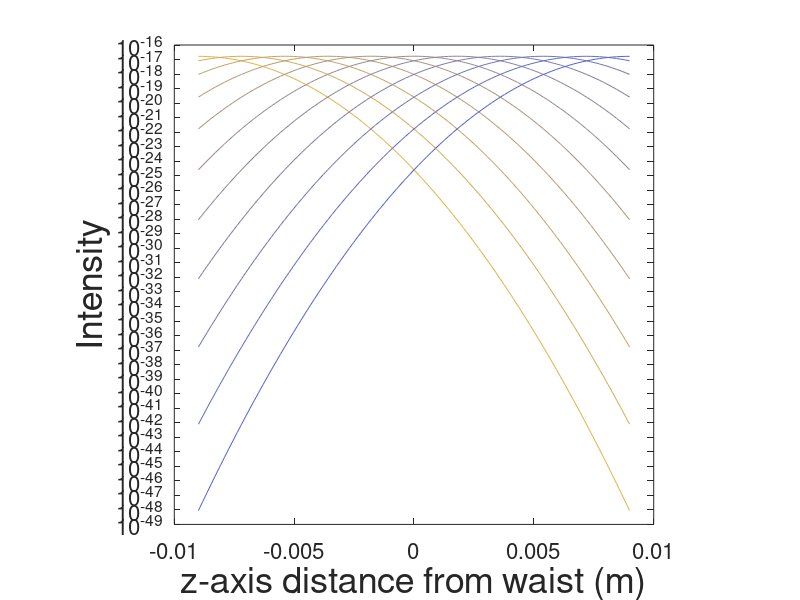
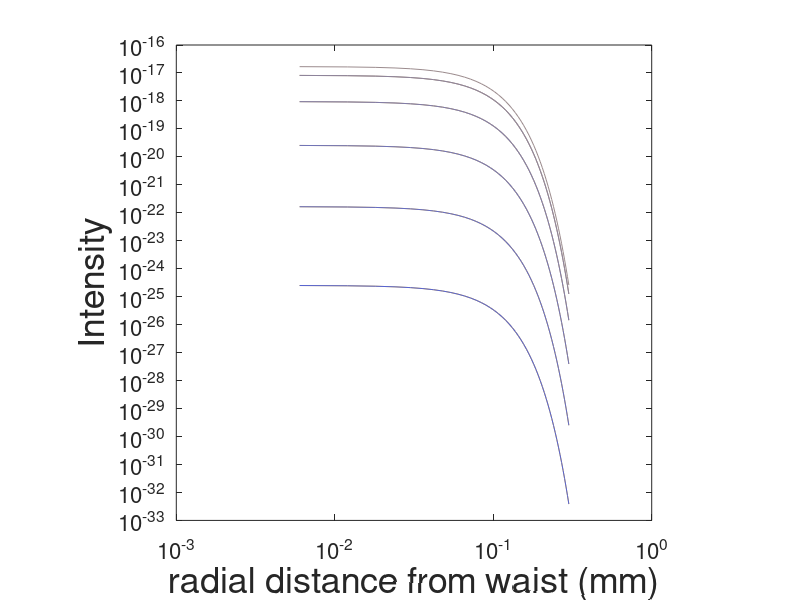
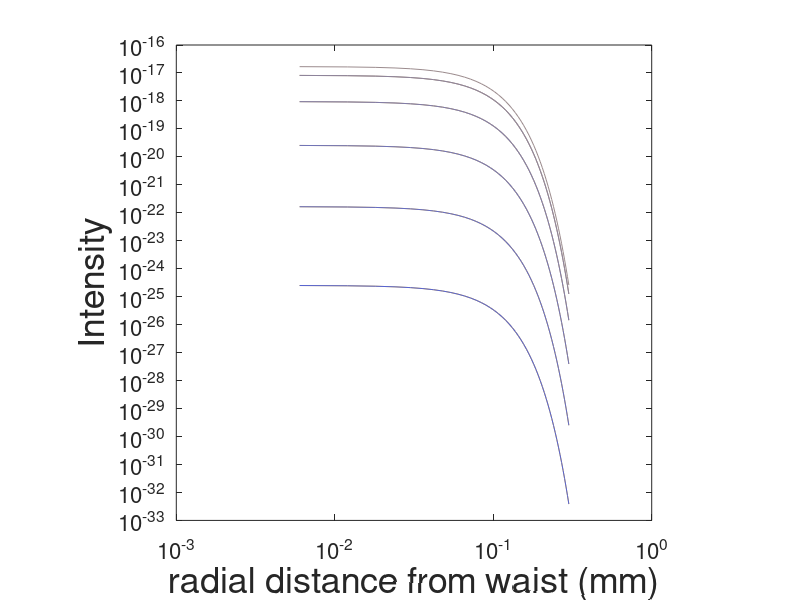
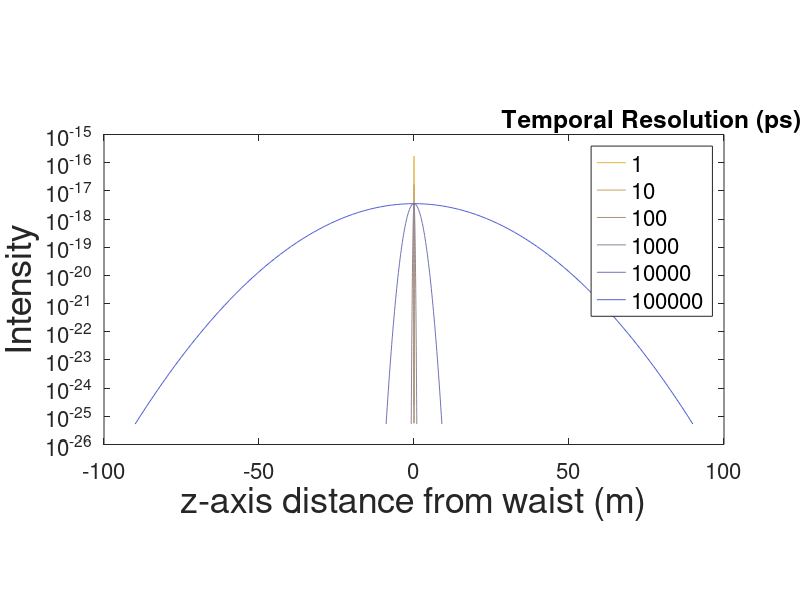

Write the MATLAB code that produced these figures, in order.
gauss_limit = 3;

planck = 6.626e-34*1e9*1e12; %nJ.*ps
hbar = planck./2./pi;
alpha = 1./137; % fine structure constant
mass_e = 9.11e-31*1e15; % pg

red_ramp = linspace(227/256,70/256,12);
green_ramp = linspace(180/256,91/256.75,12);
blue_ramp = linspace(70/256,227/256,12);
newcolors = [red_ramp', green_ramp', blue_ramp'];

%% Construct laser beam
c = 2.9979e8*1e9*1e-12; % nm./ps
lambda = 500; % nm
w0 = 100e3; % nm
sig_las = 10; % ps
z0 = pi.*w0.^2./lambda; % Rayleigh range, nm

temporal_gauss = @(z,t) exp(-(2.*(z-c.*t).^2)./(sig_las.^2.*c.^2));
omeg_las_sq = @(z) w0.^2*(1+z.^2/z0.^2);
spatial_gauss = @(rho_xy,z,t) 1.*exp(-(2*rho_xy.^2)./(omeg_las_sq(z))); % ./pi./omeg_las_sq(z)

laser = @(rho_xy, z, t) spatial_gauss(rho_xy,z,t).*temporal_gauss(z,t);
laser_sum = @(t) integral2(@(x,y) 2.*pi.*x.*laser(x,y,t), 0, gauss_limit*sqrt(omeg_las_sq(c*t)), (-gauss_limit*sig_las + t)*c, (gauss_limit*sig_las + t)*c);

z_range = linspace(-3*sig_las*c,3*sig_las*c,101);
x_range = linspace(-3*w0,3*w0,101);
y_range = linspace(-3*w0,3*w0,101);
t_range = linspace(-3*sig_las,3*sig_las,101);

laser_sum_array = zeros(size(t_range));
parfor i = 1:length(t_range)
    laser_sum_array(i) = laser_sum(t_range(i));
end

norm_factor_array = 1./((0 == laser_sum_array).*1e308 + laser_sum_array);
norm_factor = @(t) interp1(t_range,norm_factor_array,t);

laser_full = @(rho_xy,z,t) norm_factor(t).*laser(rho_xy,z,t); %

soln_full = zeros(length(z_range),length(t_range));
soln_spatial_z = zeros(length(z_range),length(t_range));
soln_spatial_x = zeros(length(x_range), length(t_range));
soln_spatial_y = zeros(length(y_range), length(t_range));
soln_temporal = zeros(length(z_range),length(t_range));

for i = 1:length(z_range)
    parfor j = 1:length(t_range)
        soln_spatial_z(i,j) = spatial_gauss(0,z_range(i),t_range(j));
        soln_temporal(i,j) = temporal_gauss(z_range(i),t_range(j));
        soln_full(i,j) = laser_full(0,z_range(i),t_range(j));
    end
end

for i = 1:length(x_range)
    parfor j = 1:length(t_range)
        soln_spatial_x(i,j) = laser_full(x_range(i),0, t_range(j));
    end
end

for i = 1:length(y_range)
    parfor j = 1:length(t_range)
        soln_spatial_y(i,j) = laser_full(y_range(i),0, t_range(j));
    end
end

zfig = figure;
xfig = figure;
yfig = figure;

for i = 1:10:length(t_range)
    curcount = (i-1)/10+1;
    figure(zfig);
    set(gca, 'YScale', 'log');
    hold on;
    semilogy(z_range./1e9,soln_full(:,i),'Color',newcolors(curcount,:));
    pbaspect([1 1 1]);
    %     subplot(3,3,2);
    %     set(gca, 'YScale', 'log');
    %     hold on;
    %     semilogy(z_range,soln_spatial_z(:,i));
    figure(xfig);
    set(gca, 'YScale', 'log');
    hold on;
    loglog(x_range./1e6,soln_spatial_x(:,i),'Color',newcolors(curcount,:));
    pbaspect([1 1 1]);
    figure(yfig);
    set(gca, 'YScale', 'log');
    hold on;
    loglog(y_range./1e6,soln_spatial_y(:,i),'Color',newcolors(curcount,:));
    pbaspect([1 1 1]);
    %     subplot(3,3,[3 6 9]);
    %     set(gca, 'YScale', 'log');
    %     hold on;
    %     semilogy(z_range,soln_temporal(:,i));
    pause(0.5);
end
figure(zfig);
box on;
set(gca,'FontSize',16);
xlabel('z-axis distance from waist (m)','FontSize',26);
ylabel('Intensity','FontSize',26);
figure(xfig);
box on;
set(gca,'FontSize',16);
xlabel('radial distance from waist (mm)','FontSize',26);
ylabel('Intensity','FontSize',26);
figure(yfig);
box on;
set(gca,'FontSize',16);
xlabel('radial distance from waist (mm)','FontSize',26);
ylabel('Intensity','FontSize',26);

sig_las_range = [1,10,100,1e3,10e3,100e3];

soln_spatial_sig_las = zeros(101,length(sig_las_range));
w0 = 100e3;

sigfig = figure;
box on;
pbaspect([2 1 1]);

for k = 1:length(sig_las_range)
    
    cur_sig_las = sig_las_range(k);
    temporal_gauss = @(z,t) exp(-(2.*(z-c.*t).^2)./(cur_sig_las.^2.*c.^2));
    omeg_las_sq = @(z) w0.^2*(1+z.^2/z0.^2);
    spatial_gauss = @(rho_xy,z,t) 1.*exp(-(2*rho_xy.^2)./(omeg_las_sq(z))); % ./pi./omeg_las_sq(z)

    laser = @(rho_xy, z, t) spatial_gauss(rho_xy,z,t).*temporal_gauss(z,t);
    laser_sum = @(t) integral2(@(x,y) 2.*pi.*x.*laser(x,y,t), 0, gauss_limit*sqrt(omeg_las_sq(c*t)), (-gauss_limit*sig_las + t)*c, (gauss_limit*sig_las + t)*c);
    
    z_range = linspace(-3*cur_sig_las*c,3*cur_sig_las*c,101);
    
    laser_sum_array = laser_sum(0);
    
    norm_factor_array = 1./((0 == laser_sum_array).*1e308 + laser_sum_array);
    norm_factor = @(t) norm_factor_array;
    
    laser_full = @(rho_xy,z,t) norm_factor(t).*laser(rho_xy,z,t); %
    
    for i = 1:length(z_range)
        soln_spatial_sig_las(i,k) = laser_full(0,z_range(i),0);
    end
    
    set(gca, 'YScale', 'log');
    hold on;
    plot(z_range./1e9,soln_spatial_sig_las(:,k),'Color',newcolors((k*2)-1,:));
end
set(gca,'FontSize',16);
xlabel('z-axis distance from waist (m)','FontSize',26);
ylabel('Intensity','FontSize',26);

cell_sig_las_range = cellstr(num2str(sig_las_range));
a = legend(strsplit(cell_sig_las_range{1},' '),'FontSize', 16);
title(a,'Temporal Resolution (ps)');

w0_range = [500, 1000, 10e3, 100e3, 1e6];

soln_spatial_w0 = zeros(101,length(w0_range));
sig_las = 1e3;

w0fig = figure;
box on;
pbaspect([2 1 1]);

for k = 1:length(w0_range)
    curw0 = w0_range(k);
    temporal_gauss = @(z,t) exp(-(2.*(z-c.*t).^2)./(sig_las.^2.*c.^2));
    omeg_las_sq = @(z) curw0.^2*(1+z.^2/z0.^2);
    spatial_gauss = @(rho_xy,z,t) 1.*exp(-(2*rho_xy.^2)./(omeg_las_sq(z))); % ./pi./omeg_las_sq(z)
    
    laser = @(rho_xy, z, t) spatial_gauss(rho_xy,z,t).*temporal_gauss(z,t);
    laser_sum = @(t) integral2(@(x,y) 2.*pi.*x.*laser(x,y,t), 0, gauss_limit*sqrt(omeg_las_sq(c*t)), (-gauss_limit*sig_las + t)*c, (gauss_limit*sig_las + t)*c);
    
    z_range = linspace(-3*sig_las*c,3*sig_las*c,101);
    
    laser_sum_array = laser_sum(0);
    
    norm_factor_array = 1./((0 == laser_sum_array).*1e308 + laser_sum_array);
    norm_factor = @(t) laser_sum_array;
    
    laser_full = @(rho_xy,z,t) norm_factor(t).*laser(rho_xy,z,t); %
    
    for i = 1:length(z_range)
        soln_spatial_w0(i,k) = laser_full(0,z_range(i),0);
    end
    
    set(gca, 'YScale', 'log');
    hold on;
    plot(z_range./1e9,soln_spatial_w0(:,k),'Color',newcolors((k*2),:));
end
set(gca,'FontSize',16);
xlabel('z-axis distance from waist (m)','FontSize',26);
ylabel('Intensity','FontSize',26);

cell_w0_range = cellstr(num2str(w0_range));
b = legend(strsplit(cell_w0_range{1},' '),'FontSize', 16);
title(b,'WaistSize (nm)');